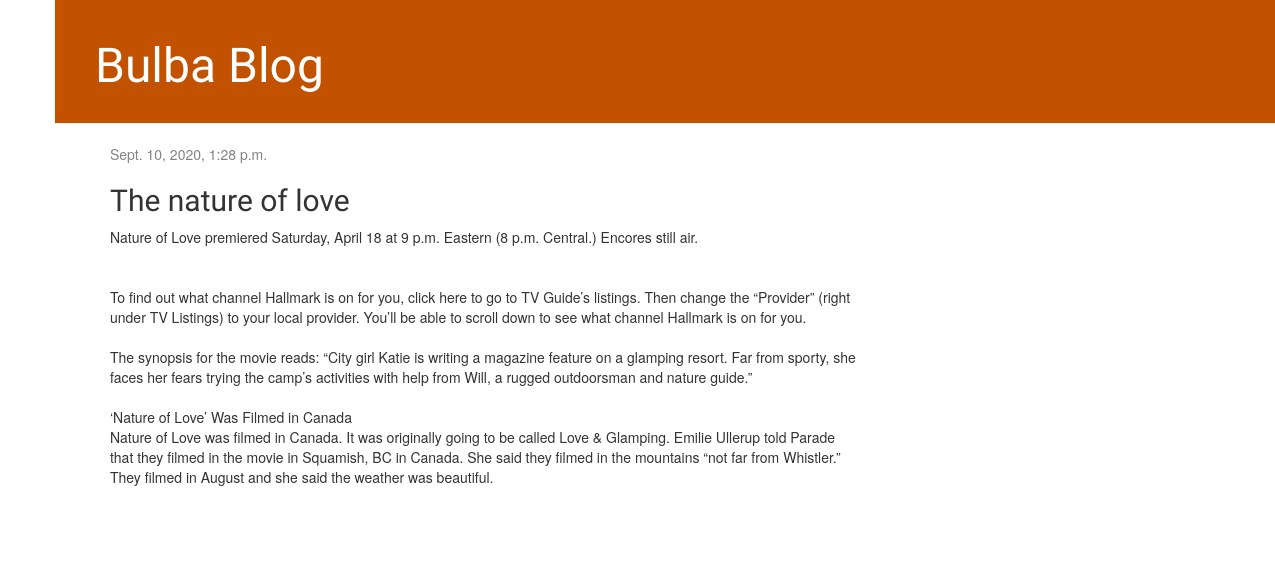
The page /post/8/ on the database its author committed.
### posts/models.py (models this page shows, shortened)
class Post(models.Model):
    author = models.ForeignKey(settings.AUTH_USER_MODEL, on_delete=models.CASCADE)
    title = models.CharField(max_length=200)
    text = models.TextField()
    created_date = models.DateTimeField(default=timezone.now)
    published_date = models.DateTimeField(blank=True, null=True)

### posts/views.py (the view)
# urls.py: path('post/<int:pk>/', views.post_detail, name='post_detail')
def post_detail(request, pk):
    post = get_object_or_404(Post, pk=pk)
    return render(request, 'posts/post_detail.html', {'post': post})

### posts/templates/posts/post_detail.html
{% extends 'posts/base.html' %}
{% block content %}
    <div class="post">
        {% if post.published_date %}
            <div class="date">
                {{ post.published_date }}
            </div>
        {% endif %}
        <h2>{{ post.title }}</h2>
        <p>{{ post.text|linebreaksbr }}</p>
    </div>
{% endblock %}

### posts/static/css/posts.css (style rules this page uses)
body { padding-left: 55px; }
h1, h2, h3, h4 { font-family: 'Lobster', cursive; }
.date { color: #828282; }
.post { margin-bottom: 70px; }

### rows shown on the page
Post: published_date "Sept. 10, 2020, 1:28 p.m.", title "The nature of love", text "Nature of Love premiered Saturday, April 18 at 9 p.m. Eastern (8 p.m. Central.) Encores still air. To find out what channel Hallmark is on for you, click here to go to TV Guide’s listings. Then change the “Provider” (right under TV Listings) to your local provider. You’ll be able to scroll down to see what channel Hallmark is on for you. The synopsis for the movie reads: “City girl Katie is writing a magazine feature on a glamping resort. Far from sporty, she faces her fears trying the camp’s activities with help from Will, a rugged outdoorsman and nature guide.” ‘Nature of Love’ Was Filmed in Canada Nature of Love was filmed in Canada. It was originally going to be called Love & Glamping.…"
